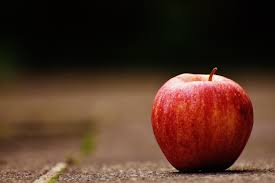
#> input picture gambar_buah/apple/img_01.jpeg, 275 x 183 px; its folder holds only this picture in this run
$ jupyter execute main.ipynb
#> lines starting #> are read from the running program, lines starting #| are printed output that depends on the picture
[cell 1]
import cv2
import numpy as np
import os
import glob
import pandas as pd
import matplotlib.pyplot as plt
from skimage.feature import hog
from skimage import exposure
import ipywidgets as widgets
from IPython.display import display, clear_output

[cell 2]
image_paths = glob.glob(os.path.join("gambar_buah", '*', '*'))
images = []
for img_path in image_paths:
    img = cv2.imread(img_path)
#> img is the input picture: shape (183, 275, 3); mean B, G, R 37.2, 51.2, 80.4
    if img is not None:
        images.append((img_path, img))

[cell 3]
def extract_rgb_histograms(images, bins=32):
    data = []
    for img_path, img in images:
        img_rgb = cv2.cvtColor(img, cv2.COLOR_BGR2RGB)
        hist_r = cv2.calcHist([img_rgb], [0], None, [bins], [0, 256]).flatten()
        hist_g = cv2.calcHist([img_rgb], [1], None, [bins], [0, 256]).flatten()
        hist_b = cv2.calcHist([img_rgb], [2], None, [bins], [0, 256]).flatten()
        hist = np.concatenate([hist_r, hist_g, hist_b])
        hist = hist / hist.sum()
        kategori = os.path.normpath(img_path).split(os.sep)[-2]
        nama_file = os.path.basename(img_path)
        data.append({'kategori': kategori, 'filename': nama_file, 'histogram': hist})
    return pd.DataFrame(data)

def extract_hog_features(images, pixels_per_cell=(8, 8), cells_per_block=(2, 2), orientations=9):
    data = []
    for img_path, img in images:
        gray = cv2.cvtColor(img, cv2.COLOR_BGR2GRAY)
        hog_feat = hog(
            gray,
            orientations=orientations,
            pixels_per_cell=pixels_per_cell,
            cells_per_block=cells_per_block,
            block_norm='L2-Hys',
            feature_vector=True
        )
        kategori = os.path.normpath(img_path).split(os.sep)[-2]
        nama_file = os.path.basename(img_path)
        data.append({'kategori': kategori, 'filename': nama_file, 'hog_feature': hog_feat})
    return pd.DataFrame(data)

[cell 4]
if images:
    df_hist = extract_rgb_histograms(images)
#> the loop in extract_rgb_histograms, `for img_path, img in images:` made 2 passes
#> (img_path, kategori) on passes 1 to 2: ('gambar_buah/apple/img_01.jpeg', 'apple'), ('gambar_buah/avocado/img_101.jpeg', 'avocado')
#> pass 2, in extract_rgb_histograms, `img_rgb = cv2.cvtColor(img, cv2.COLOR_BGR2RGB)`:
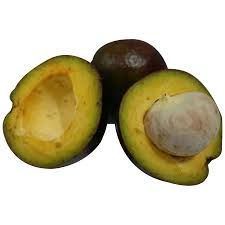
#> img_rgb: shape (225, 225, 3); mean R, G, B 199.7, 191.4, 162.5
#> after the loop in extract_rgb_histograms, `for img_path, img in images:`: data = 2 items
#> df_hist = table of 2 rows and 3 columns
    df_hog = extract_hog_features(images)
#> the loop in extract_hog_features, `for img_path, img in images:` made 2 passes
#> pass 1, in extract_hog_features, `gray = cv2.cvtColor(img, cv2.COLOR_BGR2GRAY)`:
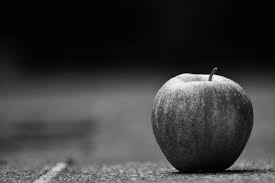
#> gray: shape (183, 275); min 0, max 251, mean 58.4
#> pass 2, in extract_hog_features, `gray = cv2.cvtColor(img, cv2.COLOR_BGR2GRAY)`:
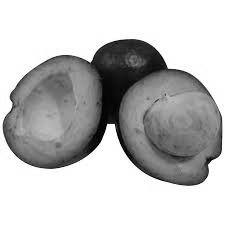
#> gray: shape (225, 225); min 0, max 255, mean 190.6
#> after the loop in extract_hog_features, `for img_path, img in images:`: data = 2 items
#> df_hog = table of 2 rows and 3 columns

    df_hist_expanded = pd.DataFrame(df_hist['histogram'].to_list(), columns=[f'hist_{c}_{i}' for c in ['r','g','b'] for i in range(32)])
#> df_hist_expanded = table of 2 rows and 96 columns
    df_hist_final = pd.concat([df_hist[['kategori','filename']], df_hist_expanded], axis=1)
#> df_hist_final = table of 2 rows and 98 columns
    df_hist_final.to_csv("fitur_histogram.csv", index=False)

    df_hog_expanded = pd.DataFrame(df_hog['hog_feature'].to_list())
#> df_hog_expanded = table of 2 rows and 26244 columns
    df_hog_final = pd.concat([df_hog[['kategori','filename']], df_hog_expanded], axis=1)
#> df_hog_final = table of 2 rows and 26246 columns
    df_hog_final.to_csv("fitur_hog.csv", index=False)
    print("CSV fitur_histogram.csv dan fitur_hog.csv berhasil dibuat!")
else:
    print("Tidak ada gambar ditemukan di folder gambar_buah.")

[cell 5]
def get_categories(images):
    return sorted(list(set(os.path.normpath(path).split(os.sep)[-2] for path, _ in images)))

def show_sample_by_category(images):
    categories = get_categories(images)
    dropdown = widgets.Dropdown(options=categories, description='Kategori:')
    output = widgets.Output()

    def on_change(change):
        if change['type'] == 'change' and change['name'] == 'value':
            with output:
                clear_output(wait=True)

                for img_path, img in images:
                    kategori = os.path.normpath(img_path).split(os.sep)[-2]
                    nama_file = os.path.basename(img_path)
                    if kategori == change['new']:

                        img_rgb = cv2.cvtColor(img, cv2.COLOR_BGR2RGB)
                        plt.figure(figsize=(10,4))
                        for i, color in enumerate(['r', 'g', 'b']):
                            hist = cv2.calcHist([img_rgb], [i], None, [32], [0,256])
                            plt.plot(hist, color=color)
                        plt.title(f'RGB Histogram - {kategori}/{nama_file}')
                        plt.xlabel('Bin')
                        plt.ylabel('Frequency')
                        plt.show()

                        gray = cv2.cvtColor(img, cv2.COLOR_BGR2GRAY)
                        hog_feat, hog_image = hog(
                            gray, orientations=9, pixels_per_cell=(8,8), cells_per_block=(2,2),
                            block_norm='L2-Hys', visualize=True, feature_vector=True
                        )
                        hog_image_rescaled = exposure.rescale_intensity(hog_image, in_range=(0, 10))
                        plt.figure(figsize=(8,4))
                        plt.subplot(1,2,1)
                        plt.imshow(gray, cmap='gray')
                        plt.title('Grayscale')
                        plt.axis('off')
                        plt.subplot(1,2,2)
                        plt.imshow(hog_image_rescaled, cmap='gray')
                        plt.title('HOG Visualization')
                        plt.axis('off')
                        plt.show()
                        break
    dropdown.observe(on_change)
    display(dropdown, output)

    with output:
        on_change({'type':'change','name':'value','new':dropdown.value})

if images:
    show_sample_by_category(images)
#> in show_sample_by_category, `categories = get_categories(images)`: categories = ['apple', 'avocado']
#> the loop in on_change, `for img_path, img in images:` made 2 passes
